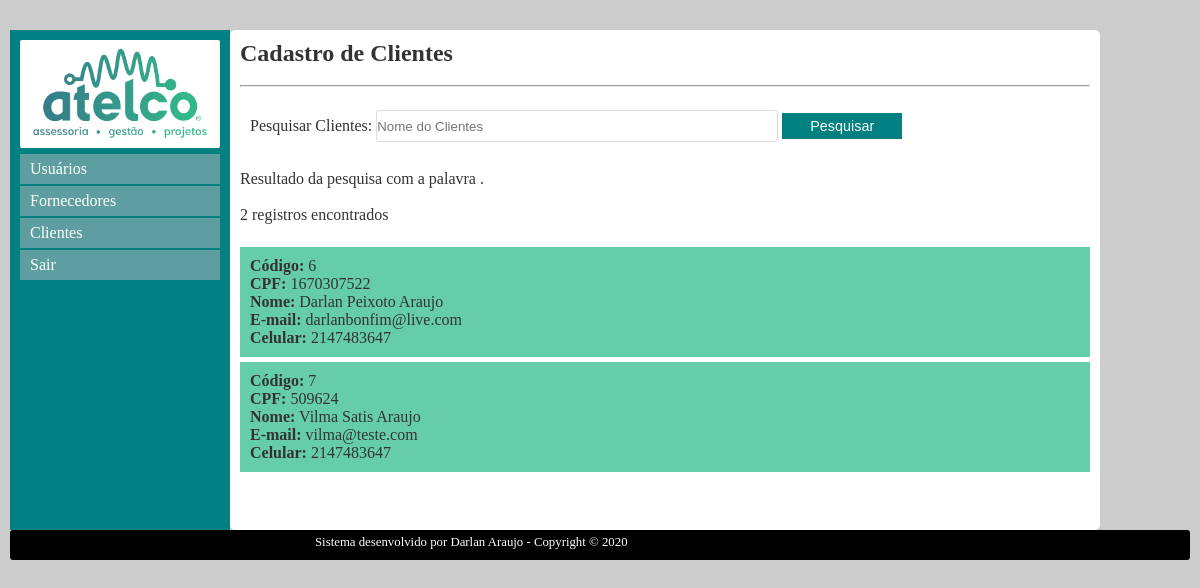
The page /consulta_clientes.php on the database its author committed.
### tables this page shows
CREATE TABLE `clientes` (
  `codigo` int(11) NOT NULL,
  `cpf` int(11) NOT NULL,
  `nome` varchar(40) NOT NULL,
  `sexo` varchar(9) NOT NULL,
  `rua` varchar(40) DEFAULT NULL,
  `numero` int(10) DEFAULT NULL,
  `complemento` varchar(40) DEFAULT NULL,
  `bairro` varchar(40) DEFAULT NULL,
  `cidade` varchar(40) NOT NULL,
  `estado` varchar(2) NOT NULL,
  `cep` int(8) NOT NULL,
  `email` varchar(40) NOT NULL,
  `fixo` int(10) DEFAULT NULL,
  `celular` int(11) NOT NULL
);

### consulta_clientes.php (the view, shortened to what this page needs)
<?php
include_once("conexao.php");
$filtro = isset($_GET['filtro'])?$_GET['filtro']:"";
$sql = "SELECT * FROM clientes WHERE nome like '%$filtro%'";
$consultas = mysqli_query($conexao, $sql);
$registros = mysqli_num_rows($consultas);
?>
<!DOCTYPE html>
<html lang="pt-br">
	<head>
		<link rel="stylesheet" type="text/css" href="css/estilo_usuarios.css">
	</head>
	<body>
		<div class="container">
			<nav>
				<a href="index.php"><img src="imagens/logo.png" alt="Atelco" title="Atelco"></a>
				<ul class="menu">
					<a href="usuarios.php"><li>Usuários</li></a>
					<a href="fornecedores.php"><li>Fornecedores</li></a>
					<a href="clientes.php"><li>Clientes</li></a>
					<a href="index.php"><li>Sair</li></a>
				</ul>
			</nav>
			<section>
				<h1>Cadastro de Clientes</h1><br>
				<hr><br>
                <form method="get" action="">
                    Pesquisar Clientes: <input type="text" name="filtro" class="campo" placeholder="Nome do Clientes">
                    <input type="submit" value="Pesquisar" class="btn"><br><br>
                </form>
                <?php
                print "Resultado da pesquisa com a palavra <strong>$filtro</strong>.<br><br>";
                print "$registros registros encontrados";
                print "<br><br>";
                while($exibirRegistros = mysqli_fetch_array($consultas)){
                    $codigo = $exibirRegistros[0];
                    $cpf = $exibirRegistros[1];
                    $nome = $exibirRegistros[2];
                    $email = $exibirRegistros[11];
                    $celular = $exibirRegistros[13];
                    print "<article>";
                    print "<strong>Código:</strong> $codigo<br>";
                    print "<strong>CPF:</strong> $cpf<br>";
                    print "<strong>Nome:</strong> $nome<br>";
                    print "<strong>E-mail:</strong> $email<br>";
                    print "<strong>Celular:</strong> $celular";
                    print "</article>";
                }
                ?>
			</section>
		</div>
		<dir class="rodape">
			<footer><p>Sistema desenvolvido por Darlan Araujo - Copyright © 2020</p></footer>
		</dir>
	</body>
</html>

### css/estilo_usuarios.css (style rules this page uses)
* { margin: 0; padding: 0; }
body { background-color: #ccc; font-family: verdana; font-size: 100%; }
.container { width: 1200px; height: auto; max-height: 1000px; min-height: 500px; padding: 10px; margin: auto; margin-top: 20px; box-sizing: border-box; padding: 10px; }
nav { width: 220px; min-height: 500px; height: auto; background-color: #008080; box-sizing: border-box; padding: 10px; float: left; }
img { width: 200px; height: auto; background-color: #fff; border-radius: 2px; }
section { background-color: #fff; color: #333; width: 870px; min-height: 500px; box-sizing: border-box; padding: 10px; float: left; border-radius: 5px; }
.rodape { margin: 10px; background-position: center; background-color: black; margin-top: 5px; height: 30px; color: #fff; clear: both; border-radius: 3px; }
a { text-decoration: none; color: #fff; }
p { margin-left: 300px; font-size: 80%; padding: 5px; }
form { margin-left: 10px; height: auto; }
ul.menu { list-style-type: none; cursor: pointer; }
ul.menu li { width: 200px; height: 30px; line-height: 30px; box-sizing: border-box; padding-left: 10px; background-color: #5F9EA0; margin-top: 2px; }
.btn { font-size: 90%; width: 120px; padding: 3px; background-color: #008080; color: #fff; border: 2px solid #008080; cursor: pointer; }
.campo { width: 400px; height: 30px; border-radius: 3px; margin-top: 5px; border: 1px solid #ddd; margin-bottom: 10px; }
article { width: 100%; box-sizing: border-box; padding: 10px; background-color: #66CDAA; margin-top: 5px; }

### rows shown on the page
clientes: codigo "6", cpf "1670307522", nome "Darlan Peixoto Araujo", email "darlanbonfim@live.com", celular "2147483647"
clientes: codigo "7", cpf "509624", nome "Vilma Satis Araujo", email "vilma@teste.com", celular "2147483647"

### other values the page prints
$registros "2"
